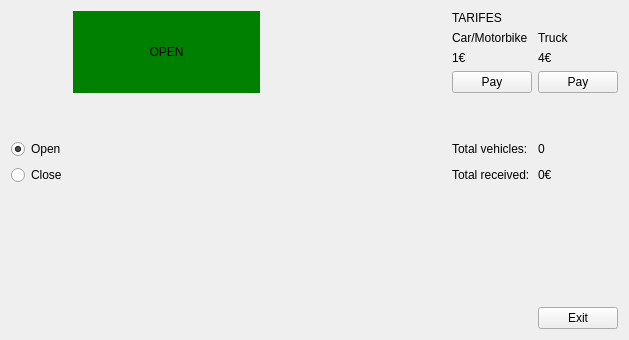
<?xml version="1.0" encoding="UTF-8"?>
<ui version="4.0">
 <class>form</class>
 <widget class="QWidget" name="form">
  <property name="geometry">
   <rect>
    <x>0</x>
    <y>0</y>
    <width>629</width>
    <height>340</height>
   </rect>
  </property>
  <property name="windowTitle">
   <string>Form</string>
  </property>
  <layout class="QVBoxLayout" name="verticalLayout_3">
   <item>
    <layout class="QGridLayout" name="gridLayout_3">
     <item row="0" column="3">
      <layout class="QVBoxLayout" name="verticalLayout_2">
       <item>
        <widget class="QLabel" name="label">
         <property name="text">
          <string>TARIFES</string>
         </property>
        </widget>
       </item>
       <item>
        <layout class="QGridLayout" name="gridLayout">
         <item row="2" column="0">
          <widget class="QPushButton" name="pushButton">
           <property name="text">
            <string>Pay</string>
           </property>
          </widget>
         </item>
         <item row="1" column="0">
          <widget class="QLabel" name="label_3">
           <property name="text">
            <string>1€</string>
           </property>
          </widget>
         </item>
         <item row="0" column="1">
          <widget class="QLabel" name="label_11">
           <property name="text">
            <string>Truck</string>
           </property>
          </widget>
         </item>
         <item row="1" column="1">
          <widget class="QLabel" name="label_12">
           <property name="text">
            <string>4€</string>
           </property>
          </widget>
         </item>
         <item row="2" column="1">
          <widget class="QPushButton" name="pushButton_2">
           <property name="text">
            <string>Pay</string>
           </property>
          </widget>
         </item>
         <item row="0" column="0">
          <widget class="QLabel" name="label_2">
           <property name="text">
            <string>Car/Motorbike</string>
           </property>
          </widget>
         </item>
        </layout>
       </item>
      </layout>
     </item>
     <item row="3" column="0">
      <layout class="QVBoxLayout" name="verticalLayout">
       <item>
        <widget class="QRadioButton" name="radioButton">
         <property name="text">
          <string>Open</string>
         </property>
         <property name="checked">
          <bool>true</bool>
         </property>
        </widget>
       </item>
       <item>
        <widget class="QRadioButton" name="radioButton_2">
         <property name="text">
          <string>Close</string>
         </property>
        </widget>
       </item>
      </layout>
     </item>
     <item row="3" column="3">
      <layout class="QGridLayout" name="gridLayout_2">
       <item row="0" column="1">
        <widget class="MyLabel" name="label_7">
         <property name="text">
          <string>0</string>
         </property>
        </widget>
       </item>
       <item row="2" column="1">
        <widget class="MyLabel" name="label_8">
         <property name="text">
          <string>0€</string>
         </property>
        </widget>
       </item>
       <item row="2" column="0">
        <widget class="QLabel" name="label_5">
         <property name="text">
          <string>Total received:</string>
         </property>
        </widget>
       </item>
       <item row="0" column="0">
        <widget class="QLabel" name="label_4">
         <property name="text">
          <string>Total vehicles:</string>
         </property>
        </widget>
       </item>
      </layout>
     </item>
     <item row="2" column="0">
      <spacer name="verticalSpacer">
       <property name="orientation">
        <enum>Qt::Vertical</enum>
       </property>
       <property name="sizeHint" stdset="0">
        <size>
         <width>20</width>
         <height>40</height>
        </size>
       </property>
      </spacer>
     </item>
     <item row="0" column="2">
      <spacer name="horizontalSpacer">
       <property name="orientation">
        <enum>Qt::Horizontal</enum>
       </property>
       <property name="sizeHint" stdset="0">
        <size>
         <width>40</width>
         <height>20</height>
        </size>
       </property>
      </spacer>
     </item>
     <item row="3" column="1">
      <spacer name="horizontalSpacer_3">
       <property name="orientation">
        <enum>Qt::Horizontal</enum>
       </property>
       <property name="sizeHint" stdset="0">
        <size>
         <width>40</width>
         <height>20</height>
        </size>
       </property>
      </spacer>
     </item>
     <item row="0" column="1">
      <widget class="MyLabel" name="label_6">
       <property name="styleSheet">
        <string notr="true">background-color: green</string>
       </property>
       <property name="text">
        <string>OPEN</string>
       </property>
       <property name="alignment">
        <set>Qt::AlignCenter</set>
       </property>
      </widget>
     </item>
    </layout>
   </item>
   <item>
    <spacer name="verticalSpacer_2">
     <property name="orientation">
      <enum>Qt::Vertical</enum>
     </property>
     <property name="sizeHint" stdset="0">
      <size>
       <width>20</width>
       <height>74</height>
      </size>
     </property>
    </spacer>
   </item>
   <item>
    <layout class="QHBoxLayout" name="horizontalLayout">
     <item>
      <spacer name="horizontalSpacer_2">
       <property name="orientation">
        <enum>Qt::Horizontal</enum>
       </property>
       <property name="sizeHint" stdset="0">
        <size>
         <width>522</width>
         <height>20</height>
        </size>
       </property>
      </spacer>
     </item>
     <item>
      <widget class="QPushButton" name="pushButton_4">
       <property name="text">
        <string>Exit</string>
       </property>
      </widget>
     </item>
    </layout>
   </item>
  </layout>
 </widget>
 <customwidgets>
  <customwidget>
   <class>MyLabel</class>
   <extends>QLabel</extends>
   <header>MyLabel.h</header>
   <slots>
    <slot>newTruck()</slot>
    <slot>newCarMoto()</slot>
    <slot>addVehicle()</slot>
    <slot>openBarrier()</slot>
    <slot>closeBarrier()</slot>
    <slot>setOpen()</slot>
    <slot>setClose()</slot>
   </slots>
  </customwidget>
 </customwidgets>
 <resources/>
 <connections>
  <connection>
   <sender>pushButton_4</sender>
   <signal>released()</signal>
   <receiver>form</receiver>
   <slot>close()</slot>
   <hints>
    <hint type="sourcelabel">
     <x>576</x>
     <y>319</y>
    </hint>
    <hint type="destinationlabel">
     <x>561</x>
     <y>232</y>
    </hint>
   </hints>
  </connection>
  <connection>
   <sender>pushButton</sender>
   <signal>released()</signal>
   <receiver>label_7</receiver>
   <slot>addVehicle()</slot>
   <hints>
    <hint type="sourcelabel">
     <x>530</x>
     <y>105</y>
    </hint>
    <hint type="destinationlabel">
     <x>617</x>
     <y>183</y>
    </hint>
   </hints>
  </connection>
  <connection>
   <sender>pushButton</sender>
   <signal>released()</signal>
   <receiver>label_8</receiver>
   <slot>newCarMoto()</slot>
   <hints>
    <hint type="sourcelabel">
     <x>530</x>
     <y>105</y>
    </hint>
    <hint type="destinationlabel">
     <x>617</x>
     <y>212</y>
    </hint>
   </hints>
  </connection>
  <connection>
   <sender>pushButton_2</sender>
   <signal>released()</signal>
   <receiver>label_7</receiver>
   <slot>addVehicle()</slot>
   <hints>
    <hint type="sourcelabel">
     <x>616</x>
     <y>105</y>
    </hint>
    <hint type="destinationlabel">
     <x>617</x>
     <y>183</y>
    </hint>
   </hints>
  </connection>
  <connection>
   <sender>pushButton_2</sender>
   <signal>released()</signal>
   <receiver>label_8</receiver>
   <slot>newTruck()</slot>
   <hints>
    <hint type="sourcelabel">
     <x>616</x>
     <y>105</y>
    </hint>
    <hint type="destinationlabel">
     <x>617</x>
     <y>212</y>
    </hint>
   </hints>
  </connection>
  <connection>
   <sender>radioButton</sender>
   <signal>pressed()</signal>
   <receiver>label_6</receiver>
   <slot>openBarrier()</slot>
   <hints>
    <hint type="sourcelabel">
     <x>66</x>
     <y>183</y>
    </hint>
    <hint type="destinationlabel">
     <x>136</x>
     <y>75</y>
    </hint>
   </hints>
  </connection>
  <connection>
   <sender>radioButton_2</sender>
   <signal>pressed()</signal>
   <receiver>label_6</receiver>
   <slot>closeBarrier()</slot>
   <hints>
    <hint type="sourcelabel">
     <x>35</x>
     <y>212</y>
    </hint>
    <hint type="destinationlabel">
     <x>99</x>
     <y>107</y>
    </hint>
   </hints>
  </connection>
  <connection>
   <sender>radioButton</sender>
   <signal>pressed()</signal>
   <receiver>label_7</receiver>
   <slot>setOpen()</slot>
   <hints>
    <hint type="sourcelabel">
     <x>56</x>
     <y>168</y>
    </hint>
    <hint type="destinationlabel">
     <x>571</x>
     <y>166</y>
    </hint>
   </hints>
  </connection>
  <connection>
   <sender>radioButton_2</sender>
   <signal>pressed()</signal>
   <receiver>label_7</receiver>
   <slot>setClose()</slot>
   <hints>
    <hint type="sourcelabel">
     <x>57</x>
     <y>197</y>
    </hint>
    <hint type="destinationlabel">
     <x>559</x>
     <y>172</y>
    </hint>
   </hints>
  </connection>
  <connection>
   <sender>radioButton</sender>
   <signal>pressed()</signal>
   <receiver>label_8</receiver>
   <slot>setOpen()</slot>
   <hints>
    <hint type="sourcelabel">
     <x>55</x>
     <y>179</y>
    </hint>
    <hint type="destinationlabel">
     <x>547</x>
     <y>196</y>
    </hint>
   </hints>
  </connection>
  <connection>
   <sender>radioButton_2</sender>
   <signal>pressed()</signal>
   <receiver>label_8</receiver>
   <slot>setClose()</slot>
   <hints>
    <hint type="sourcelabel">
     <x>31</x>
     <y>199</y>
    </hint>
    <hint type="destinationlabel">
     <x>555</x>
     <y>206</y>
    </hint>
   </hints>
  </connection>
 </connections>
</ui>
